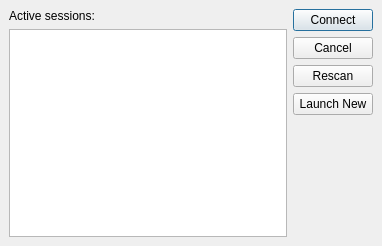
<ui version="4.0" >
 <author></author>
 <comment></comment>
 <exportmacro></exportmacro>
 <class>ConnectDialog</class>
 <widget class="QDialog" name="ConnectDialog" >
  <property name="geometry" >
   <rect>
    <x>0</x>
    <y>0</y>
    <width>382</width>
    <height>246</height>
   </rect>
  </property>
  <property name="windowTitle" >
   <string>Dialog</string>
  </property>
  <layout class="QGridLayout" >
   <property name="margin" >
    <number>9</number>
   </property>
   <property name="spacing" >
    <number>6</number>
   </property>
   <item row="0" column="0" >
    <widget class="QLabel" name="label" >
     <property name="text" >
      <string>Active sessions:</string>
     </property>
    </widget>
   </item>
   <item rowspan="2" row="0" column="1" >
    <layout class="QVBoxLayout" >
     <property name="margin" >
      <number>0</number>
     </property>
     <property name="spacing" >
      <number>6</number>
     </property>
     <item>
      <widget class="QPushButton" name="connectButton" >
       <property name="text" >
        <string>Connect</string>
       </property>
      </widget>
     </item>
     <item>
      <widget class="QPushButton" name="cancelButton" >
       <property name="text" >
        <string>Cancel</string>
       </property>
      </widget>
     </item>
     <item>
      <widget class="QPushButton" name="rescanButton" >
       <property name="text" >
        <string>Rescan</string>
       </property>
      </widget>
     </item>
     <item>
      <widget class="QPushButton" name="launchButton" >
       <property name="text" >
        <string>Launch New</string>
       </property>
      </widget>
     </item>
     <item>
      <spacer>
       <property name="orientation" >
        <enum>Qt::Vertical</enum>
       </property>
       <property name="sizeHint" >
        <size>
         <width>20</width>
         <height>40</height>
        </size>
       </property>
      </spacer>
     </item>
    </layout>
   </item>
   <item row="1" column="0" >
    <widget class="QListWidget" name="listConnections" >
     <property name="selectionBehavior" >
      <enum>QAbstractItemView::SelectRows</enum>
     </property>
    </widget>
   </item>
  </layout>
 </widget>
 <pixmapfunction></pixmapfunction>
 <resources/>
 <connections>
  <connection>
   <sender>cancelButton</sender>
   <signal>clicked()</signal>
   <receiver>ConnectDialog</receiver>
   <slot>reject()</slot>
   <hints>
    <hint type="sourcelabel" >
     <x>330</x>
     <y>66</y>
    </hint>
    <hint type="destinationlabel" >
     <x>197</x>
     <y>125</y>
    </hint>
   </hints>
  </connection>
 </connections>
</ui>
